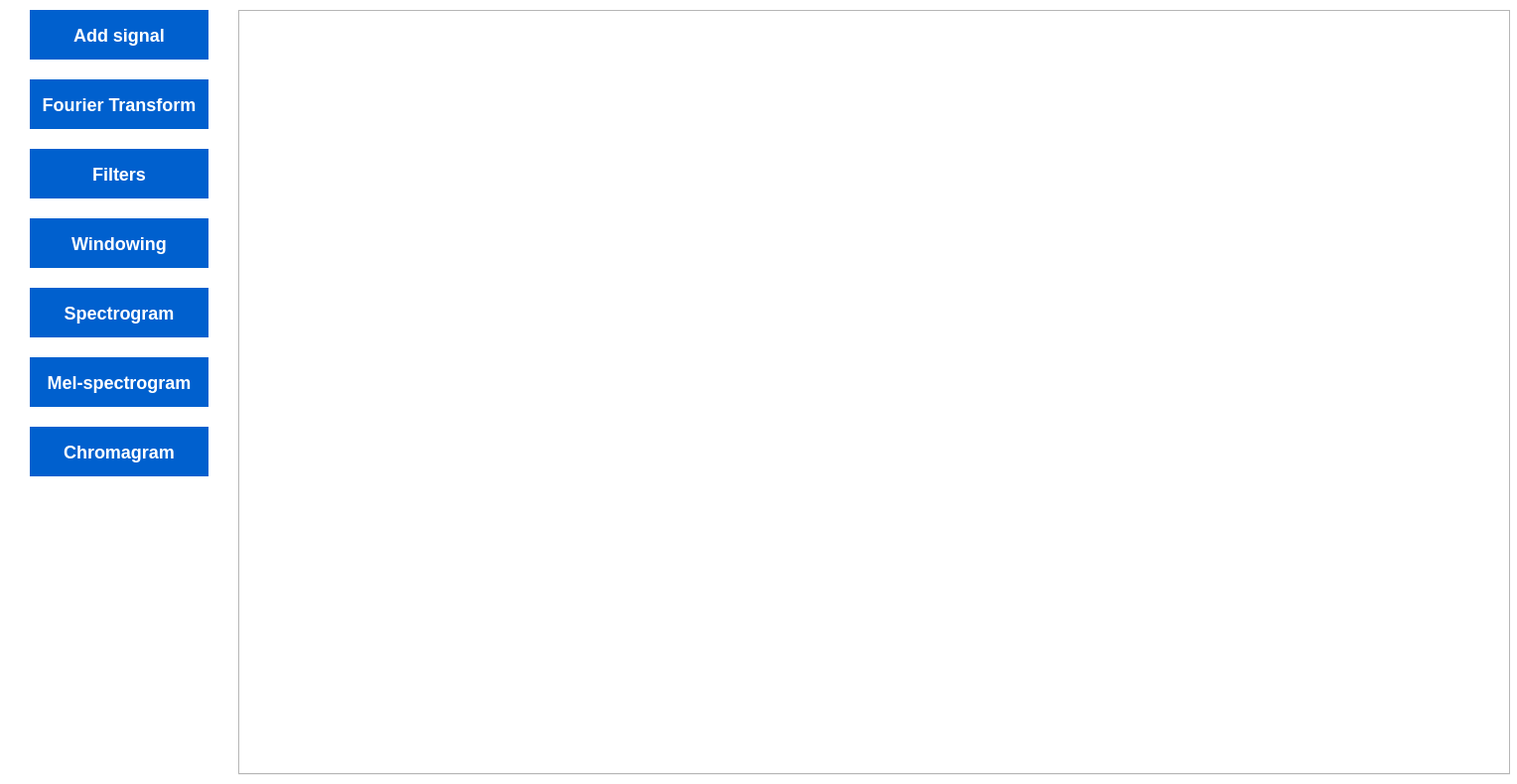
<?xml version="1.0" encoding="UTF-8"?>
<ui version="4.0">
 <class>MainWindow</class>
 <widget class="QMainWindow" name="MainWindow">
  <property name="geometry">
   <rect>
    <x>0</x>
    <y>0</y>
    <width>1528</width>
    <height>790</height>
   </rect>
  </property>
  <property name="acceptDrops">
   <bool>true</bool>
  </property>
  <property name="windowTitle">
   <string>Sound Analyzer</string>
  </property>
  <property name="styleSheet">
   <string notr="true">background-color: white;</string>
  </property>
  <widget class="QWidget" name="centralwidget">
   <widget class="QPushButton" name="addSignalPushBtn">
    <property name="geometry">
     <rect>
      <x>30</x>
      <y>10</y>
      <width>180</width>
      <height>50</height>
     </rect>
    </property>
    <property name="cursor">
     <cursorShape>PointingHandCursor</cursorShape>
    </property>
    <property name="styleSheet">
     <string notr="true">background-color: rgb(0, 96, 206);
color: white;
font-weight: bold;
border: none;
font-size: 18px;</string>
    </property>
    <property name="text">
     <string>Add signal</string>
    </property>
   </widget>
   <widget class="QPushButton" name="fourierTransformPushBtn">
    <property name="geometry">
     <rect>
      <x>30</x>
      <y>80</y>
      <width>180</width>
      <height>50</height>
     </rect>
    </property>
    <property name="cursor">
     <cursorShape>PointingHandCursor</cursorShape>
    </property>
    <property name="styleSheet">
     <string notr="true">background-color: rgb(0, 96, 206);
color: white;
font-weight: bold;
border: none;
font-size: 18px;</string>
    </property>
    <property name="text">
     <string>Fourier Transform</string>
    </property>
   </widget>
   <widget class="QPushButton" name="filtersPushBtn">
    <property name="geometry">
     <rect>
      <x>30</x>
      <y>150</y>
      <width>180</width>
      <height>50</height>
     </rect>
    </property>
    <property name="cursor">
     <cursorShape>PointingHandCursor</cursorShape>
    </property>
    <property name="styleSheet">
     <string notr="true">background-color: rgb(0, 96, 206);
color: white;
font-weight: bold;
border: none;
font-size: 18px;</string>
    </property>
    <property name="text">
     <string>Filters</string>
    </property>
   </widget>
   <widget class="QPushButton" name="windowingPushBtn">
    <property name="geometry">
     <rect>
      <x>30</x>
      <y>220</y>
      <width>180</width>
      <height>50</height>
     </rect>
    </property>
    <property name="cursor">
     <cursorShape>PointingHandCursor</cursorShape>
    </property>
    <property name="styleSheet">
     <string notr="true">background-color: rgb(0, 96, 206);
color: white;
font-weight: bold;
border: none;
font-size: 18px;</string>
    </property>
    <property name="text">
     <string>Windowing</string>
    </property>
   </widget>
   <widget class="QPushButton" name="spectrogramPushBtn">
    <property name="geometry">
     <rect>
      <x>30</x>
      <y>290</y>
      <width>180</width>
      <height>50</height>
     </rect>
    </property>
    <property name="cursor">
     <cursorShape>PointingHandCursor</cursorShape>
    </property>
    <property name="styleSheet">
     <string notr="true">background-color: rgb(0, 96, 206);
color: white;
font-weight: bold;
border: none;
font-size: 18px;</string>
    </property>
    <property name="text">
     <string>Spectrogram</string>
    </property>
   </widget>
   <widget class="QPushButton" name="melSpectrogramPushBtn">
    <property name="geometry">
     <rect>
      <x>30</x>
      <y>360</y>
      <width>180</width>
      <height>50</height>
     </rect>
    </property>
    <property name="cursor">
     <cursorShape>PointingHandCursor</cursorShape>
    </property>
    <property name="styleSheet">
     <string notr="true">background-color: rgb(0, 96, 206);
color: white;
font-weight: bold;
border: none;
font-size: 18px;</string>
    </property>
    <property name="text">
     <string>Mel-spectrogram</string>
    </property>
   </widget>
   <widget class="QPushButton" name="chromagramPushBtn">
    <property name="geometry">
     <rect>
      <x>30</x>
      <y>430</y>
      <width>180</width>
      <height>50</height>
     </rect>
    </property>
    <property name="cursor">
     <cursorShape>PointingHandCursor</cursorShape>
    </property>
    <property name="styleSheet">
     <string notr="true">background-color: rgb(0, 96, 206);
color: white;
font-weight: bold;
border: none;
font-size: 18px;</string>
    </property>
    <property name="text">
     <string>Chromagram</string>
    </property>
   </widget>
   <widget class="QTabWidget" name="plotsTabWidget">
    <property name="geometry">
     <rect>
      <x>240</x>
      <y>10</y>
      <width>1281</width>
      <height>771</height>
     </rect>
    </property>
    <property name="styleSheet">
     <string notr="true">pane {
    border: 2px solid black;
    border-radius: 10px;
}
</string>
    </property>
    <property name="currentIndex">
     <number>-1</number>
    </property>
    <property name="tabsClosable">
     <bool>true</bool>
    </property>
   </widget>
   <widget class="QLabel" name="label">
    <property name="geometry">
     <rect>
      <x>40</x>
      <y>600</y>
      <width>151</width>
      <height>131</height>
     </rect>
    </property>
    <property name="styleSheet">
     <string notr="true">image: url(:/resources/logo.png);</string>
    </property>
    <property name="text">
     <string/>
    </property>
   </widget>
  </widget>
 </widget>
 <resources>
  <include location="../resources/logo.qrc"/>
 </resources>
 <connections/>
</ui>
